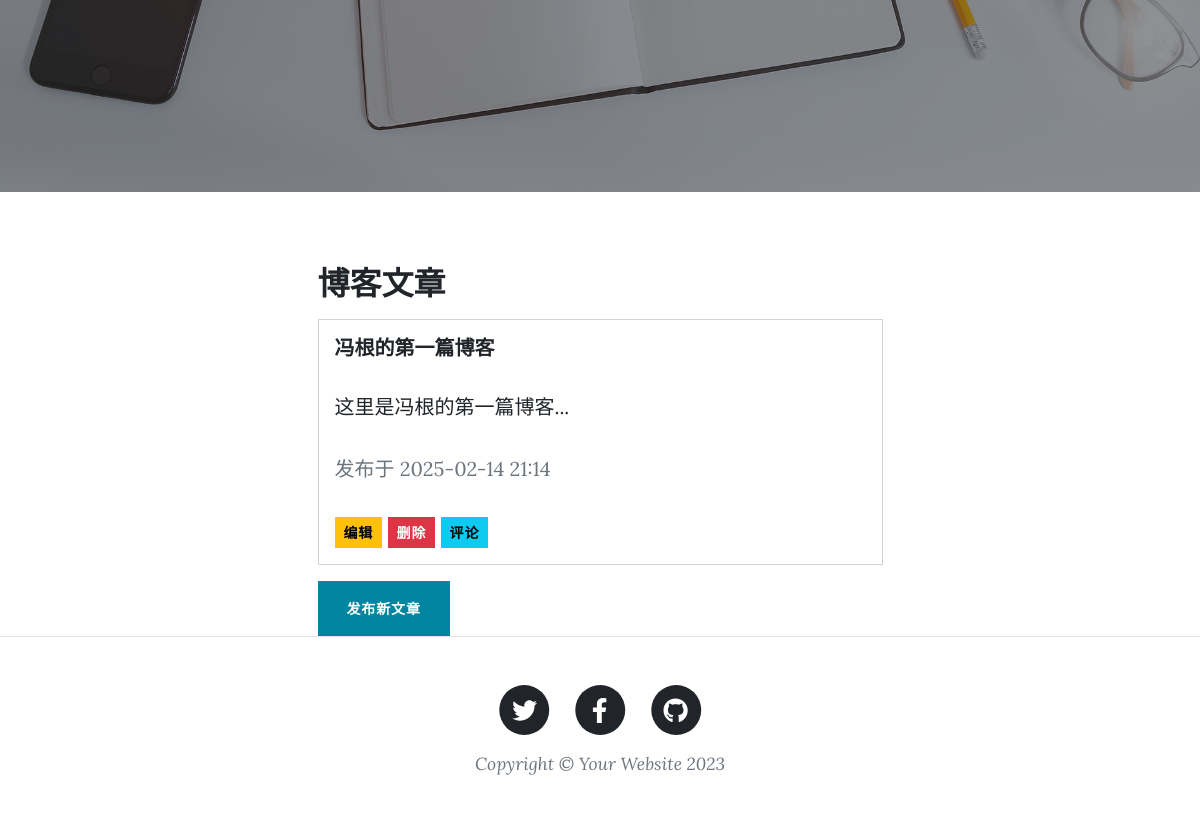
Before: /post_total (signed in, lower part) with the older database file.
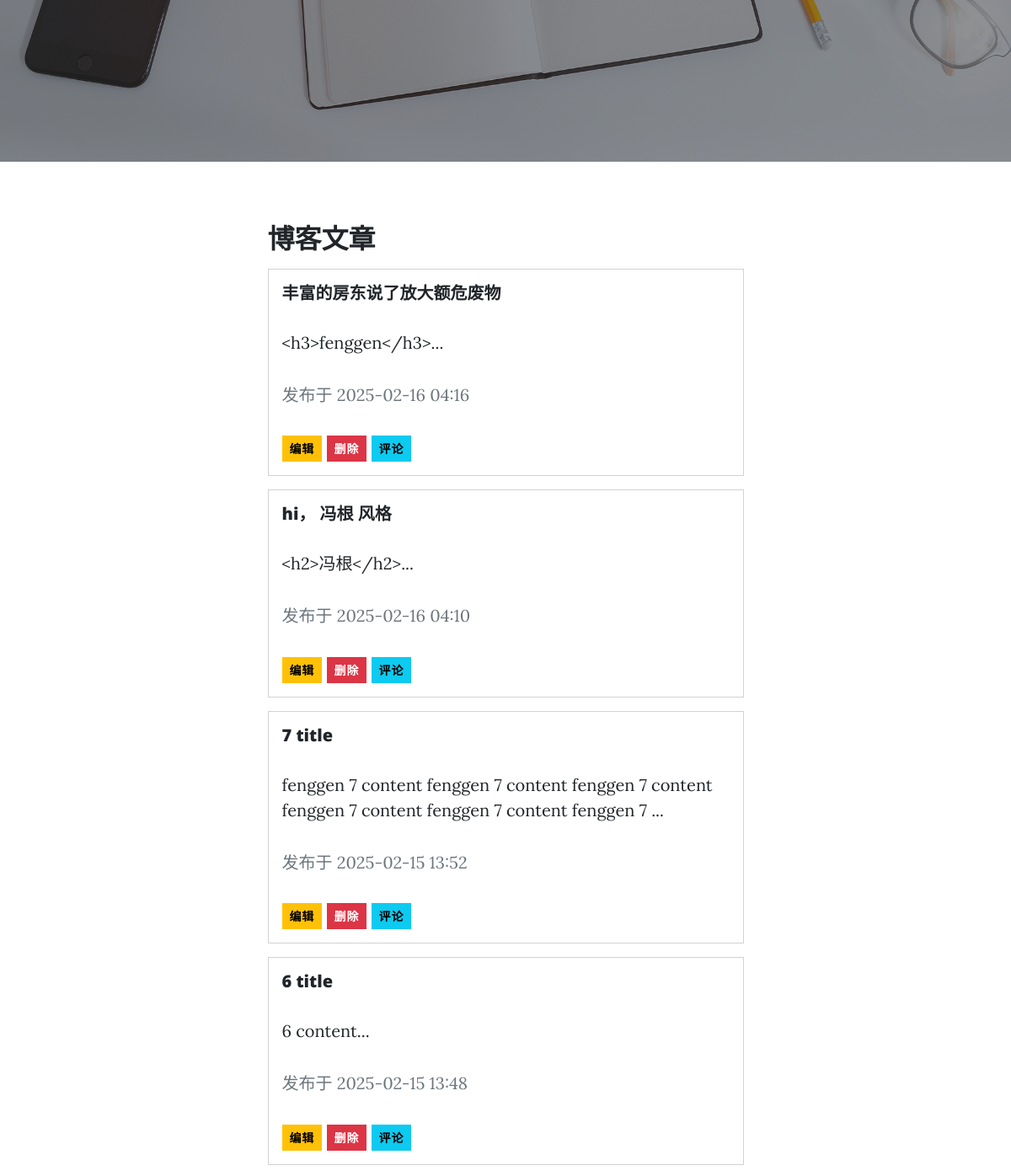
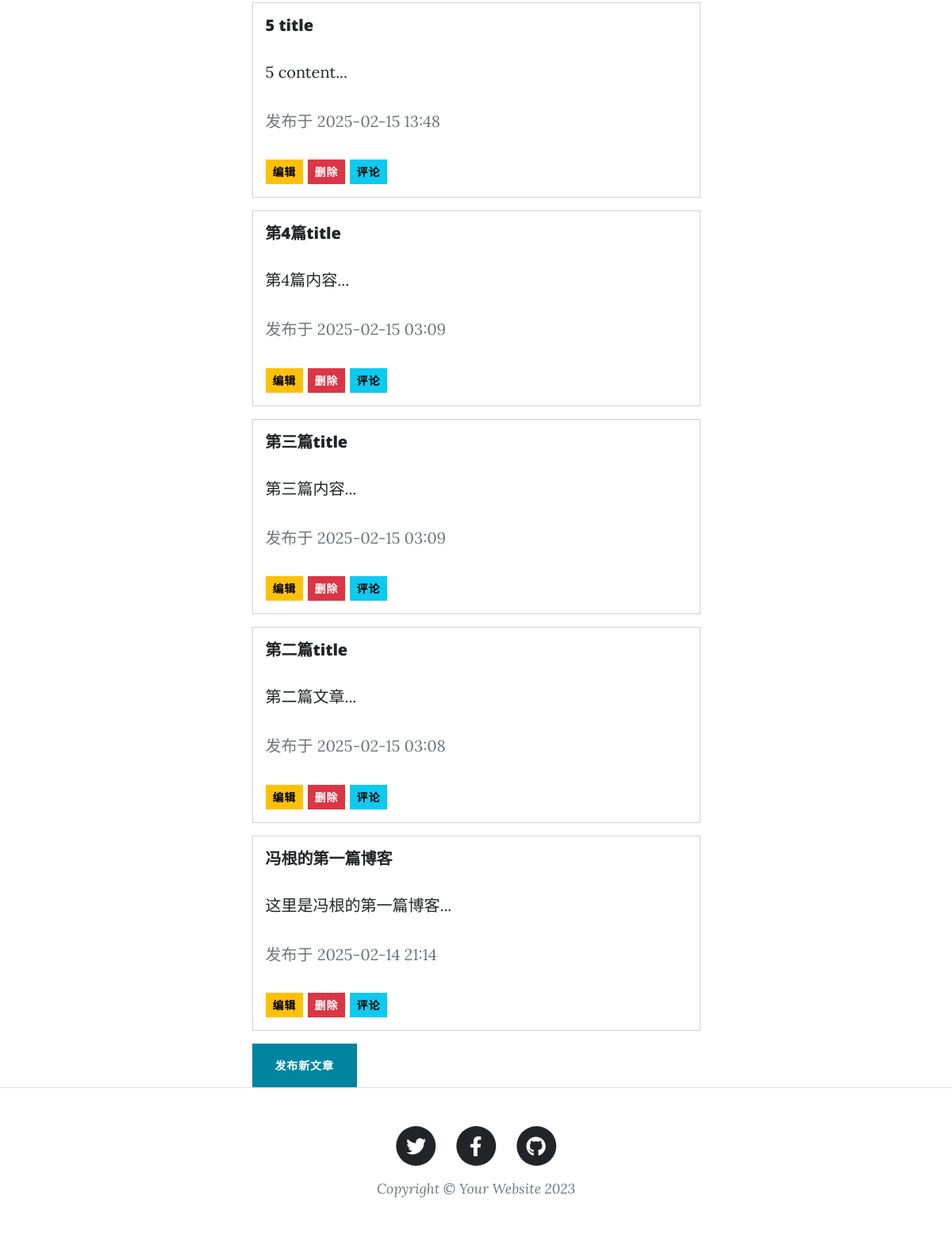
After: the same page with the newer database file (2 pictures, top to bottom).
### app/models.py (models this page shows)
class Post(db.Model):
    id = db.Column(db.Integer, primary_key=True)
    title = db.Column(db.String(100), nullable=False)
    content = db.Column(db.Text, nullable=False)
    date_posted = db.Column(db.DateTime, nullable=False, default=datetime.utcnow)
    user_id = db.Column(db.Integer, db.ForeignKey('user.id'), nullable=False)  # 关联用户
    author = db.relationship('User', backref=db.backref('posts', lazy=True))  # ✅ 反向引用

### app/routes.py (the view)
@main.route('/post_total', methods=['GET', 'POST'])
@login_required  # ✅ 只有登录用户可以发布文章
def post_total():
    posts = Post.query.order_by(Post.date_posted.desc()).all()  # ✅ 获取所有文章，按时间倒序
    return render_template('post_total.html', posts=posts)

### app/__init__.py (called while the page is built)
@login_manager.user_loader
def load_user(user_id):
    return User.query.get(int(user_id))  # ✅ 让 Flask-Login 可以加载用户

### templates/post_total.html (shortened to what this page needs)
<!DOCTYPE html>
<html lang="en">
    <head>
        <link rel="stylesheet" href="{{ url_for('static', filename='css/styles.css') }}">
    </head>
    <body>
        <header class="masthead" style="background-image: url('{{ url_for('static', filename='assets/img/home-bg.jpg') }}')">
        </header>
        <div class="container px-4 px-lg-5">
            <div class="row gx-4 gx-lg-5 justify-content-center">
                <div class="col-md-10 col-lg-8 col-xl-7">
                    <div class="container">
                        <h2 class="mt-4">博客文章</h2>
                        {% for post in posts %}
                        <div class="card mt-3">
                            <div class="card-body">
                                <h5 class="card-title">{{ post.title }}</h5>
                                <p class="card-text">{{ post.content[:100] }}...</p>
                                <p class="text-muted">发布于 {{ post.date_posted.strftime('%Y-%m-%d %H:%M') }}</p>
                                {% if post.author.id == current_user.id %}
                                    <a href="{{ url_for('main.edit_post', post_id=post.id) }}" class="btn btn-warning btn-sm">编辑</a>
                                    <form action="{{ url_for('main.delete_post', post_id=post.id) }}" method="POST" style="display:inline;">
                                        <button type="submit" class="btn btn-danger btn-sm">删除</button>
                                    </form>
                                    <a href="{{ url_for('main.new_post', post_id=post.id) }}" class="btn btn-info btn-sm">评论</a>
                                {% endif %}
                            </div>
                        </div>
                        {% endfor %}
                        <a href="{{ url_for('main.new_post') }}" class="btn btn-primary mt-3">发布新文章</a>
                    </div>
                </div>
            </div>
        </div>
        <footer class="border-top">
            <div class="container px-4 px-lg-5">
                <div class="row gx-4 gx-lg-5 justify-content-center">
                    <div class="col-md-10 col-lg-8 col-xl-7">
                        <ul class="list-inline text-center">
                            <li class="list-inline-item">
                                <a href="#!">
                                    <span class="fa-stack fa-lg">
                                        <i class="fas fa-circle fa-stack-2x"></i>
                                        <i class="fab fa-twitter fa-stack-1x fa-inverse"></i>
                                    </span>
                                </a>
                            </li>
                            <li class="list-inline-item">
                                <a href="#!">
                                    <span class="fa-stack fa-lg">
                                        <i class="fas fa-circle fa-stack-2x"></i>
                                        <i class="fab fa-facebook-f fa-stack-1x fa-inverse"></i>
                                    </span>
                                </a>
                            </li>
                            <li class="list-inline-item">
                                <a href="#!">
                                    <span class="fa-stack fa-lg">
                                        <i class="fas fa-circle fa-stack-2x"></i>
                                        <i class="fab fa-github fa-stack-1x fa-inverse"></i>
                                    </span>
                                </a>
                            </li>
                        </ul>
                        <div class="small text-center text-muted fst-italic">Copyright &copy; Your Website 2023</div>
                    </div>
                </div>
            </div>
        </footer>
    </body>
</html>

Changed rows visible on the page:
added Post: title "丰富的房东说了放大额危废物", content "<h3>fenggen</h3>", date_posted "2025-02-16 04:16"
added Post: title "hi， 冯根 风格", content "<h2>冯根</h2>", date_posted "2025-02-16 04:10"
added Post: title "7 title", content "fenggen 7 content fenggen 7 content fenggen 7 content fenggen 7 content fenggen 7 content fenggen 7", date_posted "2025-02-15 13:52"
added Post: title "6 title", content "6 content", date_posted "2025-02-15 13:48"
added Post: title "5 title", content "5 content", date_posted "2025-02-15 13:48"
added Post: title "第4篇title", content "第4篇内容", date_posted "2025-02-15 03:09"
added Post: title "第三篇title", content "第三篇内容", date_posted "2025-02-15 03:09"
added Post: title "第二篇title", content "第二篇文章", date_posted "2025-02-15 03:08"
